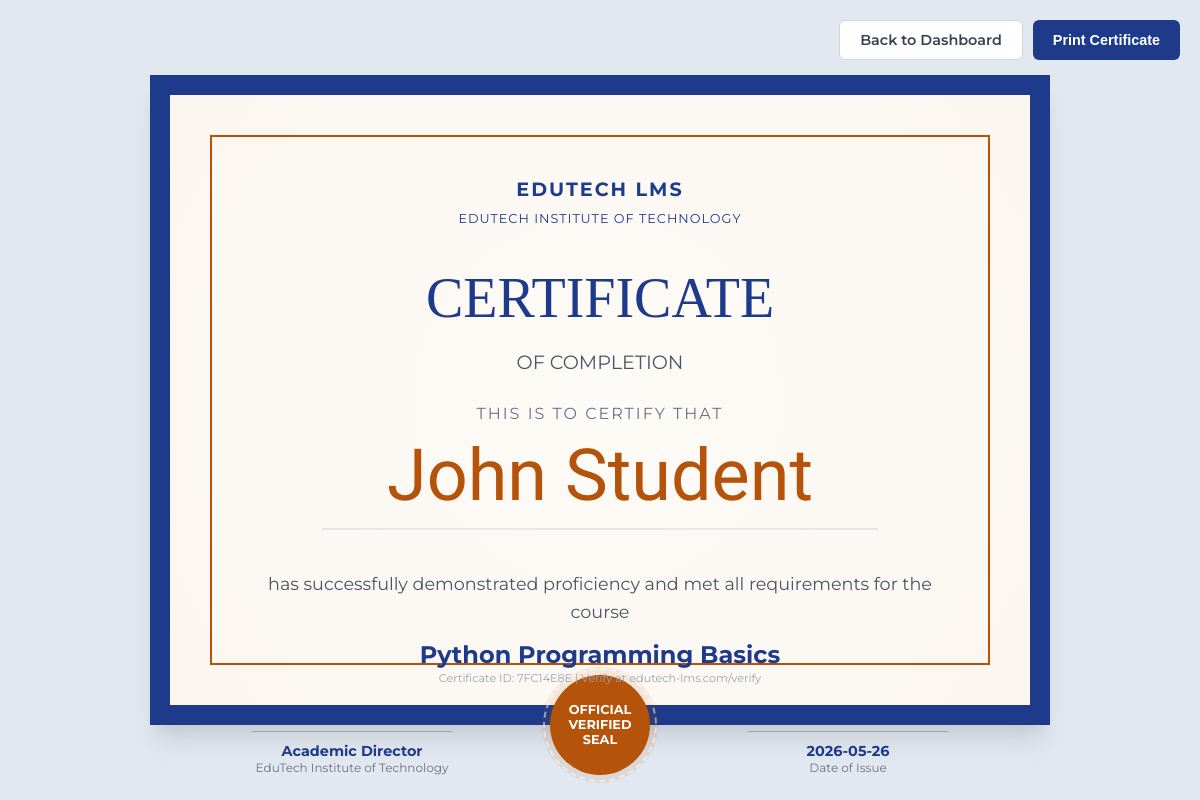
/certificates/7FC14E8E (signed in), run on the app's committed database.
### tables this page shows
CREATE TABLE users (
        id INTEGER PRIMARY KEY AUTOINCREMENT,
        name TEXT NOT NULL,
        email TEXT UNIQUE NOT NULL,
        password TEXT NOT NULL,
        role TEXT NOT NULL, -- admin, student, faculty, parent
        created_at TIMESTAMP DEFAULT CURRENT_TIMESTAMP
    , phone TEXT);

CREATE TABLE courses (
        id INTEGER PRIMARY KEY AUTOINCREMENT,
        title TEXT NOT NULL,
        description TEXT,
        category TEXT,
        price REAL DEFAULT 0.0,
        status TEXT DEFAULT 'draft', -- draft, published
        faculty_id INTEGER,
        created_at TIMESTAMP DEFAULT CURRENT_TIMESTAMP, thumbnail TEXT, difficulty TEXT, duration TEXT, instructor_name TEXT, video_url TEXT,
        FOREIGN KEY (faculty_id) REFERENCES users (id)
    );

CREATE TABLE certificates (
        id INTEGER PRIMARY KEY AUTOINCREMENT,
        certificate_id TEXT UNIQUE NOT NULL,
        student_id INTEGER NOT NULL,
        course_id INTEGER NOT NULL,
        pdf_path TEXT,
        issued_at TIMESTAMP DEFAULT CURRENT_TIMESTAMP, issued_date TEXT,
        FOREIGN KEY (student_id) REFERENCES users (id),
        FOREIGN KEY (course_id) REFERENCES courses (id)
    );

### app.py (the view, shortened to what this page needs)
@app.route('/certificates/<cert_id>')
def view_certificate(cert_id):
    conn = get_db()
    cert = conn.execute("""
        SELECT ce.*, u.name as student_name, co.title as course_title
        FROM certificates ce
        LEFT JOIN users u ON ce.student_id = u.id
        LEFT JOIN courses co ON ce.course_id = co.id
        WHERE ce.certificate_id = ?
    """, (cert_id,)).fetchone()
    conn.close()
    if cert:
        cert_data = dict(cert)
        cert_data['college_name'] = "EduTech Institute of Technology"
        return render_template('certificate_view.html', cert=cert_data)

### database.py (called while the page is built)
def get_db():
    conn = sqlite3.connect(DB_NAME, check_same_thread=False)
    conn.row_factory = sqlite3.Row
    return conn

### templates/certificate_view.html (shortened to what this page needs)
<!DOCTYPE html>
<html lang="en">
<head>
</head>
<body>
    <div class="controls">
        <a href="javascript:window.history.back()" class="btn btn-back">Back to Dashboard</a>
        <button onclick="window.print()" class="btn btn-print">Print Certificate</button>
    </div>
    <div class="certificate-container">
        <div class="inner-border">
            <div class="header">
                <div class="logo-text">EDUTECH LMS</div>
                <div style="font-size: 0.8rem; letter-spacing: 1px; text-transform: uppercase;">{{ cert.college_name }}</div>
            </div>
            <div class="title">Certificate</div>
            <div class="sub-title">OF COMPLETION</div>
            <div style="font-size: 1rem; color: #6B7280; text-transform: uppercase; letter-spacing: 2px;">This is to certify that</div>
            <div class="student-name">{{ cert.student_name }}</div>
            <div class="course-info">
                has successfully demonstrated proficiency and met all requirements for the course
                <span class="course-name">{{ cert.course_title }}</span>
            </div>
            <div class="footer">
                <div class="signature-box">
                    <div class="signature-name">Academic Director</div>
                    <div class="signature-title">{{ cert.college_name }}</div>
                </div>
                <div class="seal">
                    OFFICIAL<br>VERIFIED<br>SEAL
                </div>
                <div class="signature-box">
                    <div class="signature-name">{{ cert.issued_at[:10] }}</div>
                    <div class="signature-title">Date of Issue</div>
                </div>
            </div>
            <div class="meta-info">
                Certificate ID: {{ cert.certificate_id }} | Verify at edutech-lms.com/verify
            </div>
        </div>
    </div>
</body>
</html>

### templates/certificate_view.html (style rules this page uses)
:root { --primary-blue: #1E3A8A; --gold: #B45309; --bg-paper: #FDFBF7; }
body { margin: 0; padding: 0; background-color: #E2E8F0; display: flex; justify-content: center; align-items: center; min-height: 100vh; font-family: 'Montserrat', sans-serif; }
.certificate-container { width: 900px; height: 650px; background-color: var(--bg-paper); padding: 40px; position: relative; box-shadow: 0 20px 25px -5px rgba(0, 0, 0, 0.1), 0 10px 10px -5px rgba(0, 0, 0, 0.04); border: 20px solid var(--primary-blue); box-sizing: border-box; background-image: radial-gradient(circle at center, transparent 0%, rgba(180, 83, 9, 0.03) 100%); }
.inner-border { border: 2px solid var(--gold); height: 100%; width: 100%; box-sizing: border-box; padding: 40px; display: flex; flex-direction: column; align-items: center; text-align: center; }
.header { color: var(--primary-blue); margin-bottom: 20px; }
.logo-text { font-size: 1.2rem; font-weight: 700; letter-spacing: 2px; margin-bottom: 10px; }
.title { font-family: 'Playfair Display', serif; font-size: 3.5rem; margin: 20px 0; color: var(--primary-blue); text-transform: uppercase; }
.sub-title { font-size: 1.2rem; color: #4B5563; margin-bottom: 30px; }
.student-name { font-family: 'Pinyon Script', cursive; font-size: 4.5rem; color: var(--gold); margin: 10px 0; border-bottom: 2px solid #E5E7EB; padding-bottom: 10px; width: 80%; }
.course-info { font-size: 1.1rem; color: #4B5563; margin-top: 30px; line-height: 1.6; }
.course-name { font-weight: 700; color: var(--primary-blue); font-size: 1.5rem; display: block; margin-top: 10px; }
.footer { margin-top: auto; width: 100%; display: flex; justify-content: space-between; align-items: flex-end; padding-bottom: 20px; }
.signature-box { width: 200px; border-top: 1px solid #9CA3AF; padding-top: 10px; }
.signature-name { font-size: 0.9rem; font-weight: 700; color: var(--primary-blue); }
.signature-title { font-size: 0.75rem; color: #6B7280; }
.seal { width: 100px; height: 100px; background-color: var(--gold); border-radius: 50%; display: flex; justify-content: center; align-items: center; color: white; font-weight: 700; font-size: 0.8rem; text-align: center; box-shadow: 0 0 0 8px rgba(180, 83, 9, 0.1); position: relative; }
.seal::after { content: ''; position: absolute; width: 110%; height: 110%; border: 2px dashed rgba(255, 255, 255, 0.5); border-radius: 50%; }
.meta-info { position: absolute; bottom: 20px; left: 0; right: 0; font-size: 0.7rem; color: #9CA3AF; }
.controls { position: fixed; top: 20px; right: 20px; display: flex; gap: 10px; }
.btn { padding: 10px 20px; border-radius: 6px; text-decoration: none; font-weight: 600; font-size: 0.9rem; cursor: pointer; transition: all 0.2s; border: none; }
.btn-print { background-color: var(--primary-blue); color: white; }
.btn-back { background-color: white; color: #374151; border: 1px solid #D1D5DB; }

### data on the page
users: student_name "John Student"
courses: course_title "Python Programming Basics"
certificates: issued_at "2026-05-26", certificate_id "7FC14E8E"

### other printed values
{{ cert.college_name }} "EDUTECH INSTITUTE OF TECHNOLOGY"
{{ cert.college_name }} "EduTech Institute of Technology"
